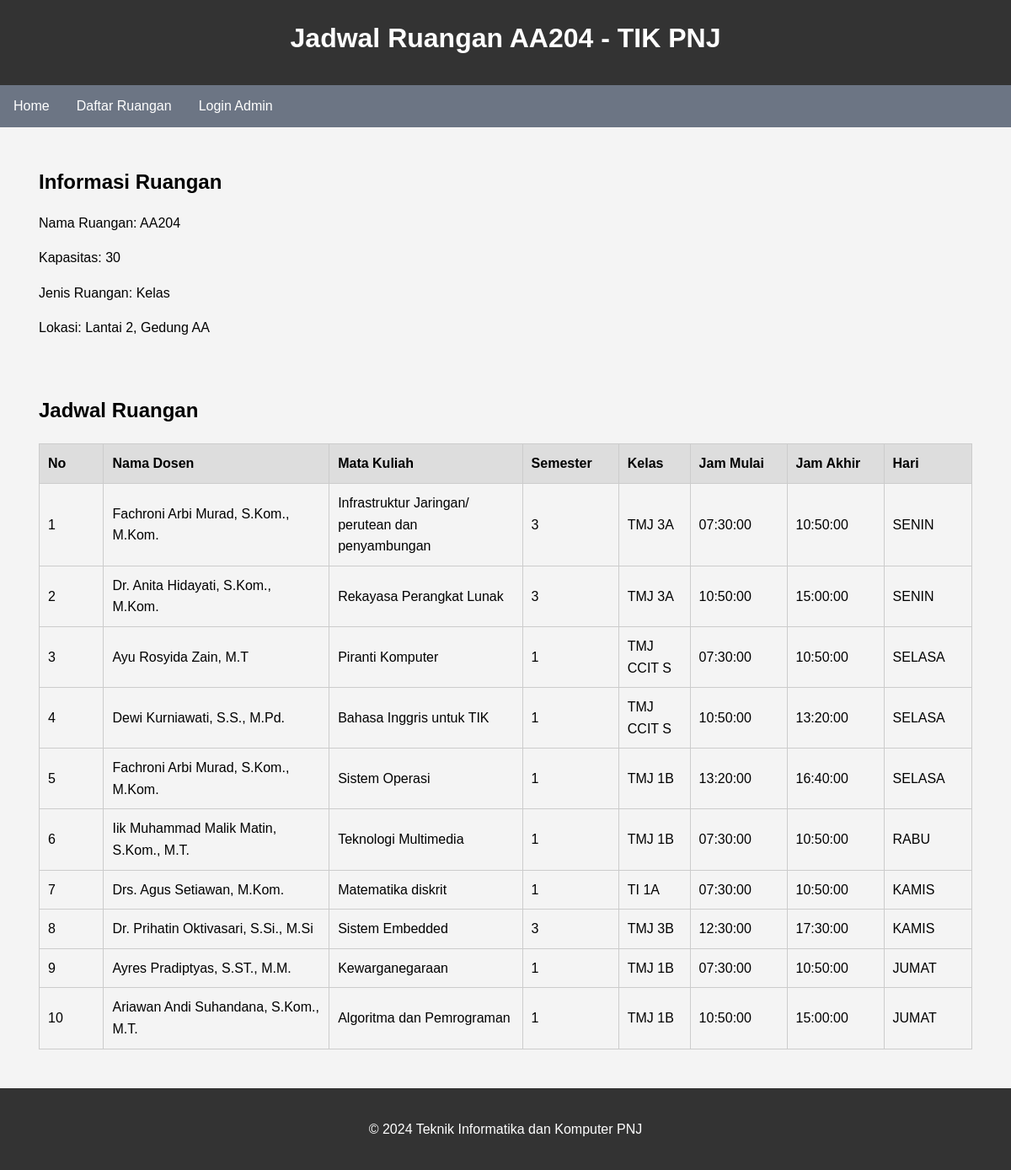
The page /jadwal.php on the database its author committed.
### tables this page shows
CREATE TABLE `ruangan` (
  `ruangan_id` int(11) NOT NULL,
  `nama_ruangan` varchar(10) NOT NULL,
  `kapasitas` int(11) NOT NULL,
  `jenis_ruangan` varchar(50) DEFAULT NULL,
  `lokasi` varchar(100) DEFAULT NULL
);

CREATE TABLE `jadwal` (
  `jadwal_id` int(11) NOT NULL,
  `ruangan_id` int(11) DEFAULT NULL,
  `nama_dosen` varchar(100) DEFAULT NULL,
  `nama_mata_kuliah` varchar(100) DEFAULT NULL,
  `smt` varchar(10) DEFAULT NULL,
  `kelas` varchar(10) DEFAULT NULL,
  `jam_mulai` time DEFAULT NULL,
  `jam_akhir` time DEFAULT NULL,
  `hari` varchar(10) DEFAULT NULL
);

### jadwal.php (the view, shortened to what this page needs)
<?php
include 'connection.php';
$namaRuangan = isset($_GET['ruangan']) ? $_GET['ruangan'] : 'AA204';
$sqlRuangan = "SELECT * FROM ruangan WHERE nama_ruangan = '{$namaRuangan}'";
$resultRuangan = $conn->query($sqlRuangan);
$ruangan = ($resultRuangan && $resultRuangan->num_rows > 0) ? $resultRuangan->fetch_assoc() : null;
$sqlJadwal = "SELECT j.*, r.nama_ruangan FROM jadwal j JOIN ruangan r ON j.ruangan_id = r.ruangan_id WHERE r.nama_ruangan = '{$namaRuangan}' ORDER BY j.hari DESC, j.jam_mulai";
$resultJadwal = $conn->query($sqlJadwal);
?>
<!DOCTYPE html>
<html lang="id">
<head>
    <link rel="stylesheet" href="styles.css">
</head>
<body>
    <header>
        <h1>Jadwal Ruangan <?= htmlspecialchars($namaRuangan); ?> - TIK PNJ</h1>
    </header>
    <div class="nav-container">
        <ul class="nav-list">
            <li><a href="index.php">Home</a></li>
            <li><a href="daftar_ruangan.php">Daftar Ruangan</a></li>
            <?php if (isset($_SESSION['loggedin']) && $_SESSION['loggedin'] === true): ?>
                <li class="right-align"><a href="logout.php">Logout</a></li>
            <?php else: ?>
                <li class="right-align"><a href="login.php">Login Admin</a></li>
            <?php endif; ?>
        </ul>
    </div>
    <main>
        <section>
            <?php if ($ruangan): ?>
                <h2>Informasi Ruangan</h2>
                <p>Nama Ruangan: <?= htmlspecialchars($ruangan['nama_ruangan']); ?></p>
                <p>Kapasitas: <?= htmlspecialchars($ruangan['kapasitas']); ?></p>
                <p>Jenis Ruangan: <?= htmlspecialchars($ruangan['jenis_ruangan']); ?></p>
                <p>Lokasi: <?= htmlspecialchars($ruangan['lokasi']); ?></p>
            <?php else: ?>
                <p>Informasi ruangan tidak tersedia.</p>
            <?php endif; ?>
        </section>
        <section>
            <h2>Jadwal Ruangan</h2>
            <table>
                <thead>
                    <tr>
                        <th>No</th>
                        <th>Nama Dosen</th>
                        <th>Mata Kuliah</th>
                        <th>Semester</th>
                        <th>Kelas</th>
                        <th>Jam Mulai</th>
                        <th>Jam Akhir</th>
                        <th>Hari</th>
                    </tr>
                </thead>
                <tbody>
                    <?php
                    if ($resultJadwal && $resultJadwal->num_rows > 0) {
                        $no = 1;
                        while ($row = $resultJadwal->fetch_assoc()) {
                            echo "<tr>
                                    <td style='width: 5%;'>" . $no++ . "</td>
                                    <td style='width: 17.5%;'>" . htmlspecialchars($row["nama_dosen"]) . "</td>
                                    <td style='width: 15%;'>" . htmlspecialchars($row["nama_mata_kuliah"]) . "</td>
                                    <td style='width: 5%;'>" . htmlspecialchars($row["smt"]) . "</td>
                                    <td style='width: 5%;'>" . htmlspecialchars($row["kelas"]) . "</td>
                                    <td style='width: 7.5%;'>" . htmlspecialchars($row["jam_mulai"]) . "</td>
                                    <td style='width: 7.5%;'>" . htmlspecialchars($row["jam_akhir"]) . "</td>
                                    <td style='width: 5%;'>" . htmlspecialchars($row["hari"]) . "</td>";
                            echo "</tr>";
                        }
                    } else {
                        echo "<tr><td colspan='9'>Tidak ada jadwal yang tersedia.</td></tr>";
                    }
                    ?>
                </tbody>
            </table>
        </section>
    </main>
    <div class="footer">
        <p>&copy; <?= date("Y"); ?> Teknik Informatika dan Komputer PNJ</p>
    </div>
</body>
</html>

### styles.css (style rules this page uses)
header { background-color: #333; color: #ffffff; padding: 20px 0; text-align: center; }
body { font-family: Arial, sans-serif; line-height: 1.6; margin: 0; padding: 0; display: flex; flex-direction: column; background-color: #f4f4f4; min-height: 100vh; }
main { padding: 1em; flex: 1; }
h1, h2 { margin: 0 0 10px 0; }
section { padding: 20px; margin: 10px; }
table { width: 100%; margin-top: 20px; border-collapse: collapse; }
table, th, td { border: 1px solid #cccccc; }
th { background-color: #dddddd; text-align: left; padding: 10px; }
td { padding: 10px; text-align: left; }
.footer { background-color: #333; color: white; text-align: center; padding: 20px 0; position: relative; bottom: 0; width: 100%; }

### jadwal.php (style rules this page uses)
.nav-container { width: 100%; min-height: 50px; display: flex; justify-content: space-between; align-items: center; color: #fff; z-index: 10; background-color: rgba(74, 85, 104, 0.8); }
.nav-list { list-style-type: none; padding: 0; margin: 0; display: flex; }
.nav-list li { padding-left: 1rem; padding-right: 1rem; }
.nav-list a { text-decoration: none; color: inherit; display: inline-block; }

### rows shown on the page
ruangan: nama_ruangan "AA204", kapasitas "30", jenis_ruangan "Kelas", lokasi "Lantai 2, Gedung AA"
jadwal: nama_dosen "Fachroni Arbi Murad, S.Kom., M.Kom.", nama_mata_kuliah "Infrastruktur Jaringan/ perutean dan penyambungan", smt "3", kelas "TMJ 3A", jam_mulai "07:30:00", jam_akhir "10:50:00", hari "SENIN"
jadwal: nama_dosen "Dr. Anita Hidayati, S.Kom., M.Kom.", nama_mata_kuliah "Rekayasa Perangkat Lunak", smt "3", kelas "TMJ 3A", jam_mulai "10:50:00", jam_akhir "15:00:00", hari "SENIN"
jadwal: nama_dosen "Ayu Rosyida Zain, M.T", nama_mata_kuliah "Piranti Komputer", smt "1", kelas "TMJ CCIT S", jam_mulai "07:30:00", jam_akhir "10:50:00", hari "SELASA"
jadwal: nama_dosen "Dewi Kurniawati, S.S., M.Pd.", nama_mata_kuliah "Bahasa Inggris untuk TIK", smt "1", kelas "TMJ CCIT S", jam_mulai "10:50:00", jam_akhir "13:20:00", hari "SELASA"
jadwal: nama_dosen "Fachroni Arbi Murad, S.Kom., M.Kom.", nama_mata_kuliah "Sistem Operasi", smt "1", kelas "TMJ 1B", jam_mulai "13:20:00", jam_akhir "16:40:00", hari "SELASA"
jadwal: nama_dosen "Iik Muhammad Malik Matin, S.Kom., M.T.", nama_mata_kuliah "Teknologi Multimedia", smt "1", kelas "TMJ 1B", jam_mulai "07:30:00", jam_akhir "10:50:00", hari "RABU"
jadwal: nama_dosen "Drs. Agus Setiawan, M.Kom.", nama_mata_kuliah "Matematika diskrit", smt "1", kelas "TI 1A", jam_mulai "07:30:00", jam_akhir "10:50:00", hari "KAMIS"
jadwal: nama_dosen "Dr. Prihatin Oktivasari, S.Si., M.Si", nama_mata_kuliah "Sistem Embedded", smt "3", kelas "TMJ 3B", jam_mulai "12:30:00", jam_akhir "17:30:00", hari "KAMIS"
jadwal: nama_dosen "Ayres Pradiptyas, S.ST., M.M.", nama_mata_kuliah "Kewarganegaraan", smt "1", kelas "TMJ 1B", jam_mulai "07:30:00", jam_akhir "10:50:00", hari "JUMAT"
jadwal: nama_dosen "Ariawan Andi Suhandana, S.Kom., M.T.", nama_mata_kuliah "Algoritma dan Pemrograman", smt "1", kelas "TMJ 1B", jam_mulai "10:50:00", jam_akhir "15:00:00", hari "JUMAT"

### other values the page prints
$namaRuangan "AA204"
